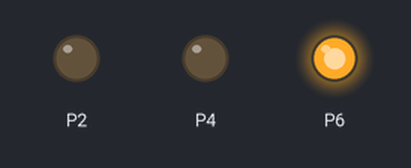
Bench run of a program on a simulated BBC micro:bit (MakeCode). Parts: output pins drawn as LEDs (lit = HIGH).

Above: at 2.5 s.
At 5.2 s:
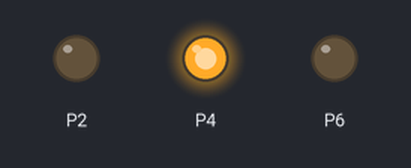
At 6.7 s:
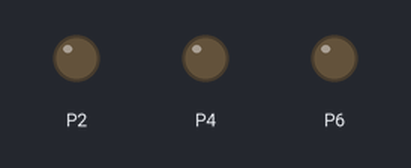
At 10.5 s:
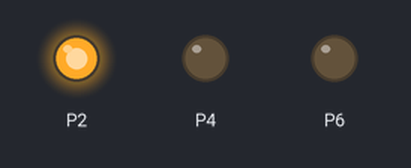
Timing chart, 0 to 15.6 s (numbered marks = the images above):
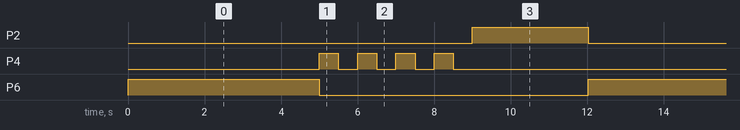

The program:

main.ts
```typescript
function parpadeo () {
    for (let index = 0; index < 4; index++) {
        pins.digitalWritePin(DigitalPin.P2, 0)
        pins.digitalWritePin(DigitalPin.P4, 1)
        pins.digitalWritePin(DigitalPin.P6, 0)
        basic.pause(tiempo_amarillo * 1000)
        pins.digitalWritePin(DigitalPin.P2, 0)
        pins.digitalWritePin(DigitalPin.P4, 0)
        pins.digitalWritePin(DigitalPin.P6, 0)
        basic.pause(tiempo_amarillo * 1000)
    }
}
let tiempo_amarillo = 0
let tiempo_verde = 5
tiempo_amarillo = 0.5
let tiempo_rojo = 3
led.enable(false)
basic.forever(function () {
    pins.digitalWritePin(DigitalPin.P2, 0)
    pins.digitalWritePin(DigitalPin.P4, 0)
    pins.digitalWritePin(DigitalPin.P6, 1)
    basic.pause(tiempo_verde * 1000)
    parpadeo()
    pins.digitalWritePin(DigitalPin.P2, 1)
    pins.digitalWritePin(DigitalPin.P4, 0)
    pins.digitalWritePin(DigitalPin.P6, 0)
    basic.pause(tiempo_rojo * 1000)
})
```

test.ts
```typescript
// aquí va el archivo "tests"; esto no se compilará cuando este paquete se utilice como una extensión.
```

Measured:
- by itself, P2: alternates HIGH for 3.0 s and LOW for 9.0 s
- by itself, P4: repeats every 12.0 s: 3 × (LOW 0.50 s, HIGH 0.50 s), LOW 8.5 s, HIGH 0.50 s
- by itself, P6: alternates HIGH for 5.0 s and LOW for 7.0 s
